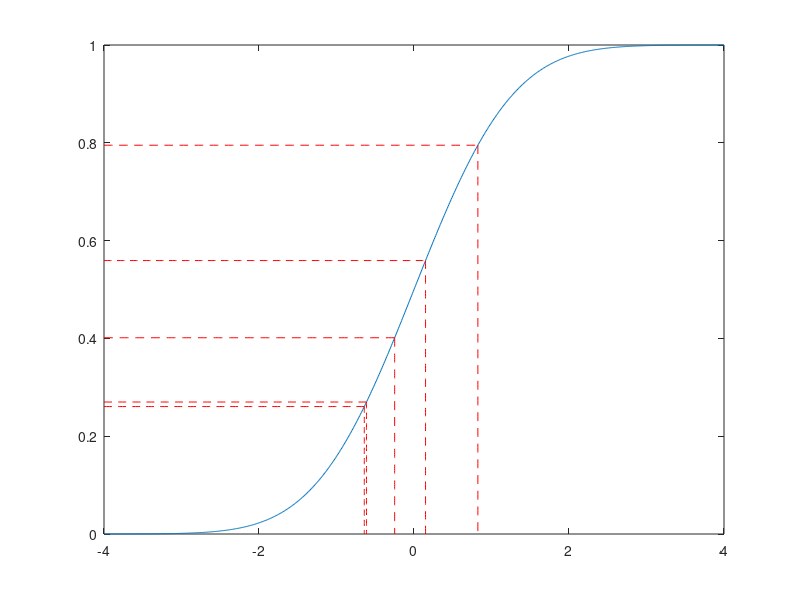

This chart was generated by the following MATLAB code:

%Number of uniforms drawn
n = 5;

%Draws uniforms
u = unifrnd(0,1,n,1)

%Uses built in quantile function
x = norminv(u')

%Plot of Normal dist. CDF
x = -4:0.01:4;
y = normcdf(x);
plot(x,y)

%Adds lines
for i = 1:length(u)
    %Horizontal line
    x = linspace(-4,norminv(u(i)));
    y = linspace(u(i),u(i));
    line(x,y,'Color','red','LineStyle','--')

    %Vertical line
    x = linspace(norminv(u(i)),norminv(u(i)));
    y = linspace(u(i),0);
    line(x,y,'Color','red','LineStyle','--')
end

